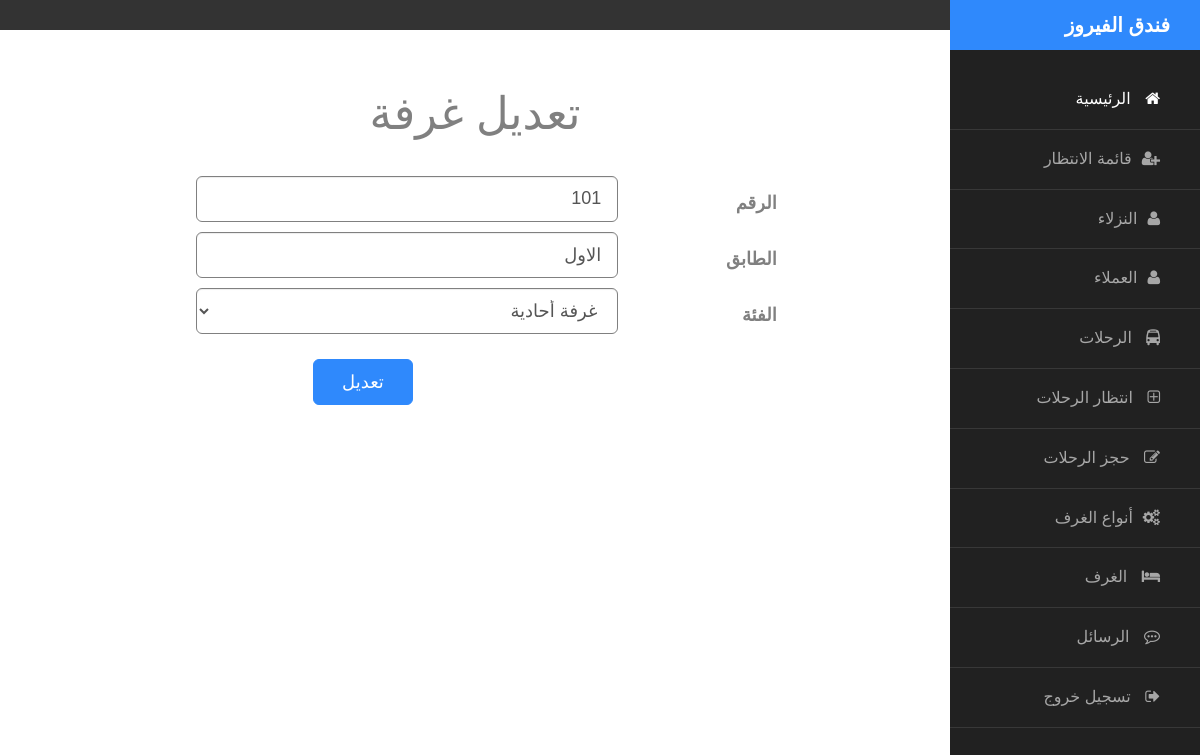
The page /admin/edit_room.php?id=1 (signed in) on the database its author committed.
### tables this page shows
CREATE TABLE `rooms` (
  `room_id` int(11) NOT NULL,
  `cat_id` int(11) NOT NULL,
  `floor` varchar(10) NOT NULL,
  `number` int(11) NOT NULL
);

CREATE TABLE `room_categories` (
  `cat_id` int(11) NOT NULL,
  `cat_name` varchar(50) NOT NULL,
  `image` varchar(255) NOT NULL,
  `description` text NOT NULL
);

### admin/edit_room.php (the view, shortened to what this page needs)
<?php
include 'init.php';
$room_id=$_GET['id'];
$select_sql="SELECT * FROM `rooms` INNER JOIN room_categories ON rooms.cat_id=room_categories.cat_id WHERE room_id=$room_id";
$select_result=mysqli_query($connect,$select_sql);
$select_row=mysqli_fetch_assoc($select_result);
?>
<?php include 'includes/templates/sidebar.php'; ?>
<h1 class="text-center" style="margin-top:50px;color:gray;margin-bottom:28px;">تعديل غرفة</h1>
<div class="" style="direction: rtl;">
		<form class="form-horizontal" method="post" enctype="multipart/form-data" >
			<div class="form-group-lg">
				<div class="col-sm-10 col-md-8">
					<input class="form-control" type="text" name="number" autocomplete="off" required="required" value="<?php echo $select_row['number']?>">
				</div>
				<label class="col-sm-2 control-label">الرقم</label>
			</div>
			<div class="form-group-lg">
				<div class="col-sm-10 col-md-8">
					<input class="form-control" type="text" name="the_floor" autocomplete="off" required="required" value="<?php echo $select_row['floor']?>">
				</div>
				<label class="col-sm-2 control-label">الطابق</label>
			</div>
			<div class="form-group-lg">
				<div class="col-sm-10 col-md-8">
					<select class="form-control" name="room_cat">
						<option value="<?php echo $select_row['cat_id']?>">	<?php echo $select_row['cat_name']?>
						</option>
					</select>
				</div>
				<label class="col-sm-2 control-label">الفئة</label>
			</div>
			<div class="form-group-lg">
				<div class="col-sm-offset-2 col-sm-10">
					<input class="btn btn-primary btn-lg" type="submit" name="add" value="تعديل" style="margin-right: 522px;margin-top: 15px;width: 100px;">
				</div>
			</div>
		</form>
</div>
</div>

### admin/edit_room.php (style rules this page uses)
body { direction: rtl; }
.form-control { border: 1px solid gray; width: 70%; display: inline-block; margin-bottom: 10px; }

### rows shown on the page
rooms: number "101", the_floor "الاول", room_cat "غرفة أحادية"
